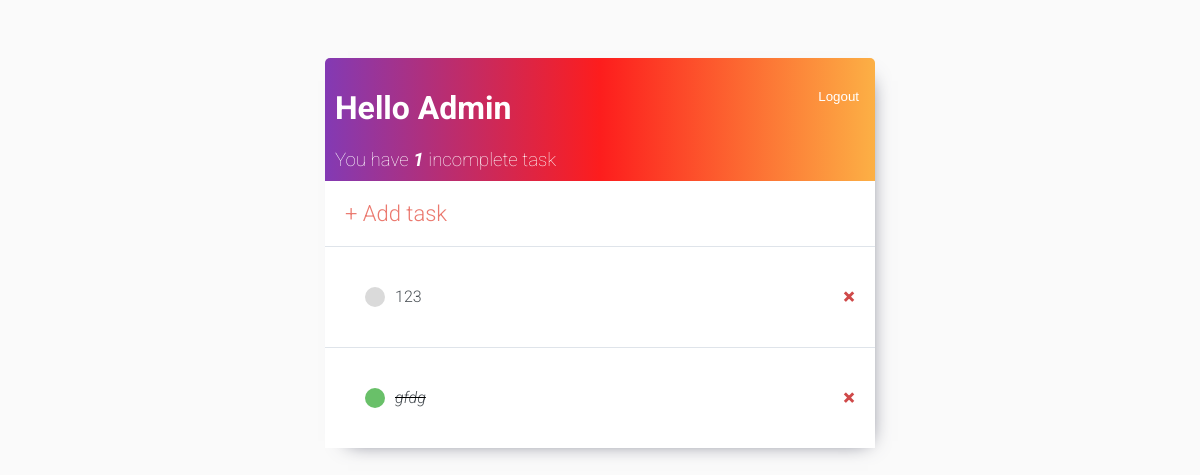
The app's page / (signed in), older data.
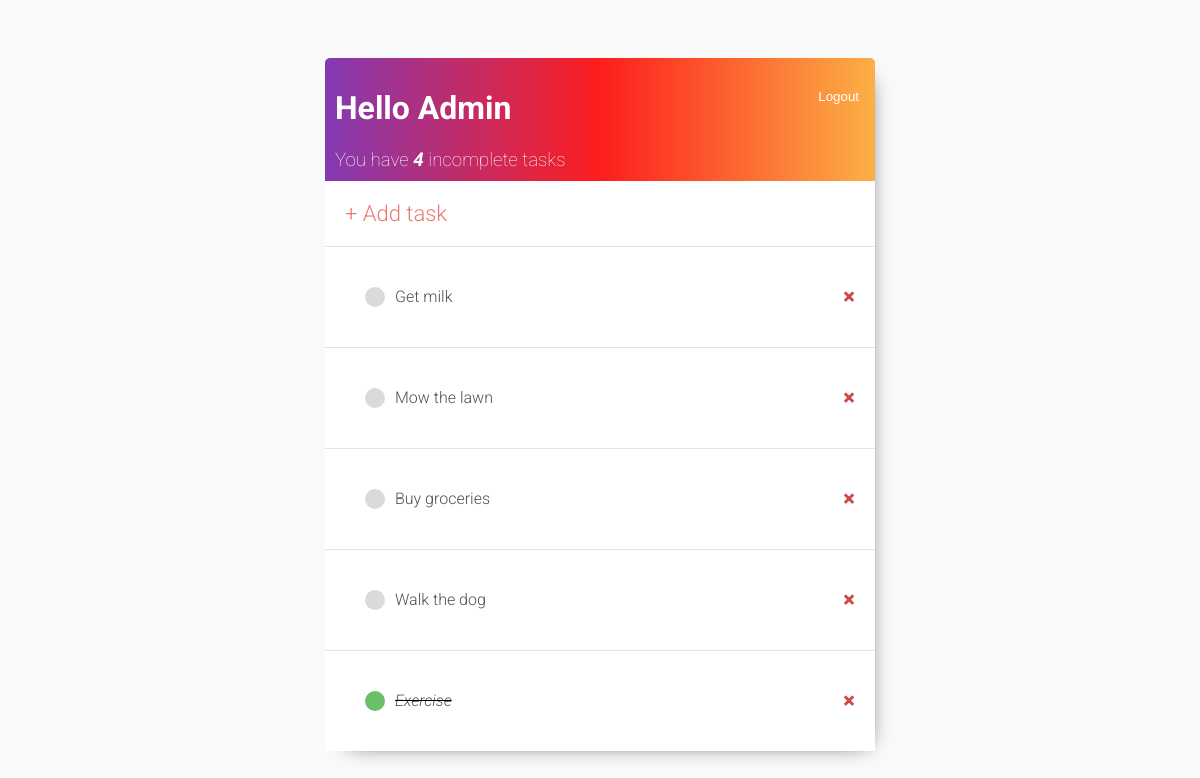
The same page, newer data.
### base/models.py (models this page shows)
class Task(models.Model):
  user = models.ForeignKey(User, on_delete=models.CASCADE, null=True, blank=True)
  title = models.CharField(max_length=200)
  description = models.TextField(null=True, blank=True)
  complete = models.BooleanField(default=False)
  created = models.DateTimeField(auto_now_add=True)
  def __str__(self):
    return self.title
  class Meta:
    ordering = ['complete']

### base/views.py (the view)
# urls.py: path('', TaskList.as_view(), name='tasks'),
class TaskList(LoginRequiredMixin, ListView):
  model = Task
  context_object_name = 'tasks'
  def get_context_data(self, **kwargs):
    context = super().get_context_data(**kwargs)
    context['tasks'] = context['tasks'].filter(user=self.request.user)
    context['count'] = context['tasks'].filter(complete=False).count()
    return context

### base/templates/base/task_list.html (shortened to what this page needs)
{% extends 'base/main.html' %}
{% block content %}
<div class="header-bar">
  <div>
    <h1>Hello {{request.user|title}}</h1>
    <h3 style="margin:0; font-weight: 100;">You have <b><i>{{count}} </i></b>incomplete task{{ count|pluralize:"s" }}</h3>
  </div>
  {% if request.user.is_authenticated %}
    <form method="post" action="{% url 'logout' %}">
      <a href="{% url 'logout' %}"><input type="submit" value="Logout" style="border: none; background-color: transparent; color: #fff; cursor: pointer;"/></a>
    </form>
  {% else  %}
    <a href="{% url 'login' %}">Login</a>
  {% endif %}
</div>
<div id="task-add-wrapper">
  <a id="add-link" href="{% url 'task-create' %}">&#x2b; Add task</a>
</div>
<div id="tasklist" class="task-items-wrapper">
  {% for task in tasks %}
    <div class="task-wrapper">
      {% if task.complete %}
        <div class="task-title">
          <div class="task-complete-icon"></div>
          <i><s><a href="{% url 'task-update' task.id %}">{{task}}</a></s></i>
        </div>
        <a class="delete-link" href="{% url 'task-delete' task.id %}">&#215;</a>
      {% else %}
        <div class="task-title">
          <div class="task-incomplete-icon"></div>
          <a href="{% url 'task-update' task.id %}">{{task}}</a>
        </div>
        <a class="delete-link" href="{% url 'task-delete' task.id %}">&#215;</a>
      {% endif %}
    </div>
  {% empty %}
    <h3>No items listed</h3>
  {% endfor %}
</div>
{% endblock content %}

### base/templates/base/main.html (shortened to what this page needs)
<!DOCTYPE html>
<html lang="en">
<head>
</head>
<body>
  <div class="container">
    {% block content %}
    {% endblock content%}
  </div>
</body>
</html>

### base/templates/base/main.html (style rules this page uses)
body { background-color: #FAFAFA; font-family: "Roboto", sans-serif; font-weight: 300; font-style: normal; padding-top: 50px; }
a, p { color: #444444; }
.container { max-width: 550px; margin: auto; background-color: #FFFFFF; -webkit-box-shadow: 8px 8px 20px -15px rgba(66, 68, 90, 1); -moz-box-shadow: 8px 8px 20px -15px rgba(66, 68, 90, 1); box-shadow: 8px 8px 20px -15px rgba(66, 68, 90, 1); border-radius: 2%; }
.header-bar { display: flex; justify-content: space-between; color: #fff; padding: 10px; border-radius: 5px 5px 0 0; background: rgb(131,58,180); background: linear-gradient(90deg, rgba(131,58,180,1) 0%, rgba(253,29,29,1) 50%, rgba(252,176,69,1) 100%); }
.header-bar a { color: rgb(247, 247, 247); text-decoration: none; }
.task-wrapper { display: flex; align-items: center; justify-content: space-between; padding: 20px; background-color: #fff; border-top: 1px solid #dfe4ea; overflow: hidden; }
.task-title { display: flex; padding: 20px; }
.task-title a { text-decoration: none; color: #4b5156; margin-left: 10px; }
.task-complete-icon { height: 20px; width: 20px; background-color: rgb(105, 192, 105); border-radius: 50%; }
.task-incomplete-icon { height: 20px; width: 20px; background-color: rgb(218, 218, 218); border-radius: 50%; }
.delete-link { text-decoration: none; font-weight: 900; color: #cf4949; font-size: 22px; line-height: 0; padding: 20px 0px; }
#add-link { color: #EB796F; text-decoration: none; font-size: 22px; transition: all .2s ease-in; text-decoration: underline; text-decoration-color: #FFFFFF; }
#task-add-wrapper { display: flex; justify-content: space-between; align-items: center; padding: 20px; }
input[type=submit] { margin-top: 20px; }
::placeholder { font-weight: 300; opacity: 0.5; }

Row changes from the older to the newer data that the page shows:
removed Task: title "123"
removed Task: title "gfdg"
added Task: title "Get milk"
added Task: title "Mow the lawn"
added Task: title "Buy groceries"
added Task: title "Walk the dog"
added Task: title "Exercise"
Text that changed along with them:
{{ count }}: "1" → "4"
